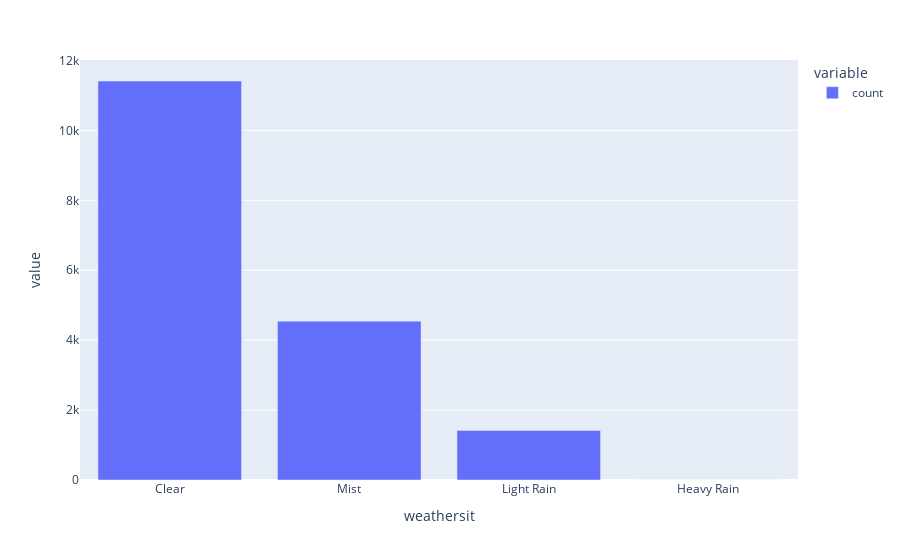

Notebook cell for this chart:
### Code cell
data_raw['weathersit'].value_counts().plot.bar()

### Figure 1 — Plotly figure (JSON) as saved in the notebook; plotly's stock layout.template omitted (floating-point values rounded to 4 significant figures)
{"data": [{"alignmentgroup": "True", "hovertemplate": "variable=count<br>weathersit=%{x}<br>value=%{y}<extra></extra>", "legendgroup": "count", "marker": {"color": "#636efa", "pattern": {"shape": ""}}, "name": "count", "offsetgroup": "count", "orientation": "v", "showlegend": true, "textposition": "auto", "type": "bar", "x": ["Clear", "Mist", "Light Rain", "Heavy Rain"], "xaxis": "x", "y": [11413, 4544, 1419, 3], "yaxis": "y"}], "layout": {"barmode": "relative", "legend": {"title": {"text": "variable"}, "tracegroupgap": 0}, "margin": {"t": 60}, "xaxis": {"anchor": "y", "domain": [0, 1], "title": {"text": "weathersit"}}, "yaxis": {"anchor": "x", "domain": [0, 1], "title": {"text": "value"}}}}
